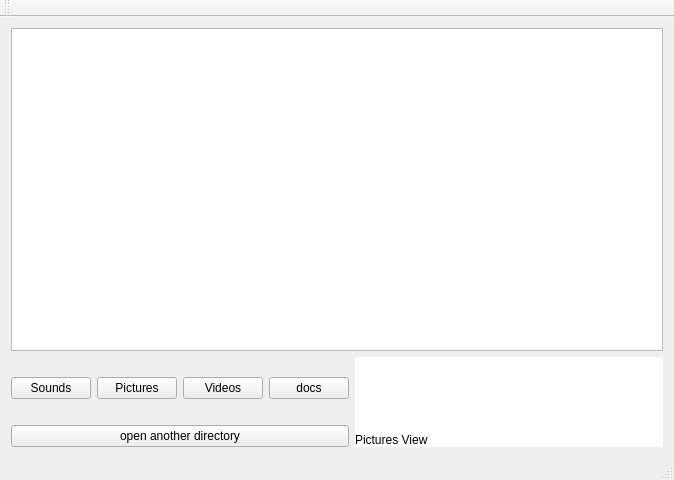
<?xml version="1.0" encoding="UTF-8"?>
<ui version="4.0">
 <class>MainWindow</class>
 <widget class="QMainWindow" name="MainWindow">
  <property name="geometry">
   <rect>
    <x>0</x>
    <y>0</y>
    <width>674</width>
    <height>480</height>
   </rect>
  </property>
  <property name="windowTitle">
   <string>MainWindow</string>
  </property>
  <widget class="QWidget" name="centralWidget">
   <layout class="QVBoxLayout" name="verticalLayout_6">
    <item>
     <layout class="QHBoxLayout" name="horizontalLayout_3">
      <item>
       <widget class="QListView" name="listView">
        <property name="sizePolicy">
         <sizepolicy hsizetype="Preferred" vsizetype="MinimumExpanding">
          <horstretch>0</horstretch>
          <verstretch>0</verstretch>
         </sizepolicy>
        </property>
       </widget>
      </item>
     </layout>
    </item>
    <item>
     <layout class="QHBoxLayout" name="horizontalLayout_2">
      <item>
       <layout class="QVBoxLayout" name="verticalLayout_5">
        <item>
         <layout class="QHBoxLayout" name="horizontalLayout">
          <item>
           <layout class="QVBoxLayout" name="verticalLayout_3">
            <item>
             <widget class="QLabel" name="label_6">
              <property name="text">
               <string/>
              </property>
              <property name="pixmap">
               <pixmap resource="icons.qrc">:/sound64.png</pixmap>
              </property>
              <property name="scaledContents">
               <bool>false</bool>
              </property>
             </widget>
            </item>
            <item>
             <widget class="QPushButton" name="soundButton">
              <property name="text">
               <string>Sounds</string>
              </property>
             </widget>
            </item>
            <item>
             <widget class="QLabel" name="soundLabel">
              <property name="toolTip">
               <string>number of files.max 501</string>
              </property>
              <property name="text">
               <string/>
              </property>
             </widget>
            </item>
           </layout>
          </item>
          <item>
           <layout class="QVBoxLayout" name="verticalLayout_2">
            <item>
             <widget class="QLabel" name="label_7">
              <property name="text">
               <string/>
              </property>
              <property name="pixmap">
               <pixmap resource="icons.qrc">:/pic64.png</pixmap>
              </property>
             </widget>
            </item>
            <item>
             <widget class="QPushButton" name="picButton">
              <property name="text">
               <string>Pictures</string>
              </property>
             </widget>
            </item>
            <item>
             <widget class="QLabel" name="picLabel">
              <property name="toolTip">
               <string>number of files.max 501</string>
              </property>
              <property name="text">
               <string/>
              </property>
             </widget>
            </item>
           </layout>
          </item>
          <item>
           <layout class="QVBoxLayout" name="verticalLayout_4">
            <item>
             <widget class="QLabel" name="label_5">
              <property name="text">
               <string/>
              </property>
              <property name="pixmap">
               <pixmap resource="icons.qrc">:/video64.png</pixmap>
              </property>
              <property name="scaledContents">
               <bool>false</bool>
              </property>
             </widget>
            </item>
            <item>
             <widget class="QPushButton" name="videoButton">
              <property name="text">
               <string>Videos</string>
              </property>
             </widget>
            </item>
            <item>
             <widget class="QLabel" name="videoLabel">
              <property name="toolTip">
               <string>number of files.max 501</string>
              </property>
              <property name="text">
               <string/>
              </property>
             </widget>
            </item>
           </layout>
          </item>
          <item>
           <layout class="QVBoxLayout" name="verticalLayout">
            <item>
             <widget class="QLabel" name="label_8">
              <property name="text">
               <string/>
              </property>
              <property name="pixmap">
               <pixmap resource="icons.qrc">:/docs64.png</pixmap>
              </property>
             </widget>
            </item>
            <item>
             <widget class="QPushButton" name="docButton">
              <property name="text">
               <string>docs</string>
              </property>
             </widget>
            </item>
            <item>
             <widget class="QLabel" name="docLabel">
              <property name="toolTip">
               <string>number of files.max 501</string>
              </property>
              <property name="text">
               <string/>
              </property>
             </widget>
            </item>
           </layout>
          </item>
         </layout>
        </item>
        <item>
         <widget class="QPushButton" name="openButton">
          <property name="text">
           <string>open another directory</string>
          </property>
         </widget>
        </item>
       </layout>
      </item>
      <item>
       <widget class="QLabel" name="view">
        <property name="autoFillBackground">
         <bool>false</bool>
        </property>
        <property name="styleSheet">
         <string notr="true">background-color: rgb(255, 255, 255);</string>
        </property>
        <property name="text">
         <string>Pictures View</string>
        </property>
        <property name="alignment">
         <set>Qt::AlignBottom|Qt::AlignLeading|Qt::AlignLeft</set>
        </property>
       </widget>
      </item>
     </layout>
    </item>
   </layout>
  </widget>
  <widget class="QMenuBar" name="menuBar">
   <property name="geometry">
    <rect>
     <x>0</x>
     <y>0</y>
     <width>674</width>
     <height>21</height>
    </rect>
   </property>
  </widget>
  <widget class="QToolBar" name="mainToolBar">
   <attribute name="toolBarArea">
    <enum>TopToolBarArea</enum>
   </attribute>
   <attribute name="toolBarBreak">
    <bool>false</bool>
   </attribute>
  </widget>
  <widget class="QStatusBar" name="statusBar"/>
 </widget>
 <layoutdefault spacing="6" margin="11"/>
 <resources>
  <include location="icons.qrc"/>
 </resources>
 <connections/>
</ui>
